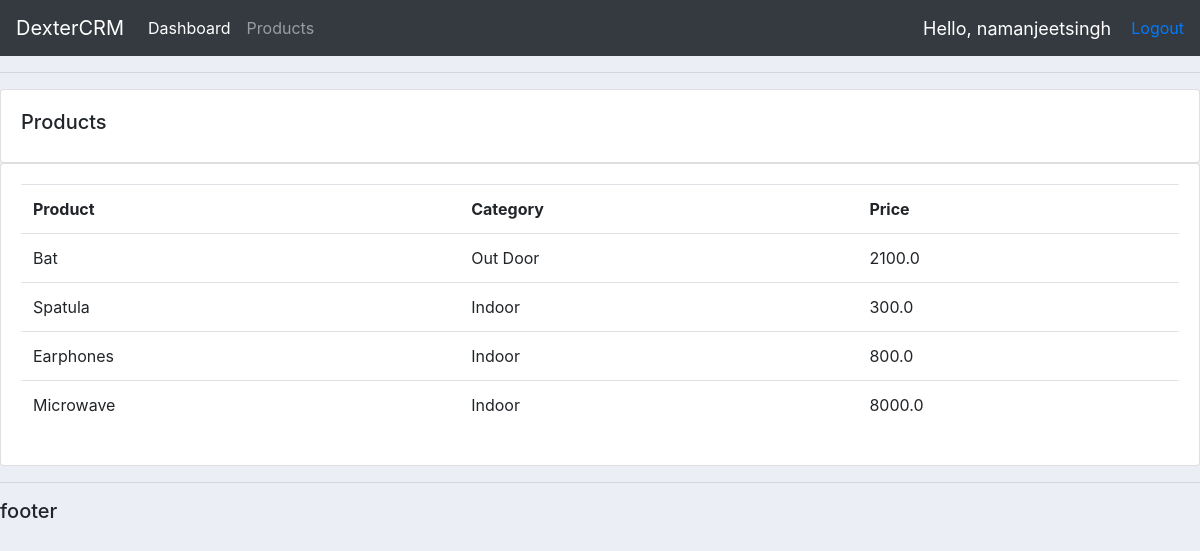
Screenshot of /products/ (signed in) with the database file from the repository.
### accounts/models.py (models this page shows, shortened)
class Products(models.Model):
    CATEGORY=(
        ('Indoor','Indoor'),
        ('Out Door','Out Door'),
    )
    name=models.CharField(max_length=200,null=True)
    price=models.FloatField(null=True)
    category=models.CharField(max_length=200,null=True,choices=CATEGORY)
    description=models.CharField(max_length=200,null=True)
    date_created=models.DateTimeField(auto_now=True)
    tags=models.ManyToManyField(Tag)

### accounts/decorators.py (the view)
        def wrapper_func(request,*args,**kwargs):
            group=None
            if request.user.groups.exists():
                group=request.user.groups.all()[0].name
            if group in allowed_roles:
                return view_func(request,*args,**kwargs)
            else:
                return HttpResponse('You are not authorised to view this page!!')

### accounts/views.py (called while the page is built)
@login_required(login_url='login')
@allowed_users(allowed_roles=['admin'])
def products(request):
    products=Products.objects.all()
    return render(request,'accounts/products.html',{'products':products})

### accounts/templates/accounts/products.html
{% extends 'accounts/main.html' %}
{% block content %}
		<div class="row">
			<div class="col-md">
				<div class="card card-body">
					<h5>Products</h5>
				</div>
				<div class="card card-body">
					<table class="table">
						<tr>
							<th>Product</th>
							<th>Category</th>
							<th>Price</th>
						</tr>
						{% for i in products %}
							<tr>
								<td>{{i.name}}</td>
								<td>{{i.category}}</td>
								<td>{{i.price}}</td>
							</tr>
						{% endfor %}
					</table>
				</div>
			</div>
		</div>
{% endblock %}

### accounts/templates/accounts/main.html (shortened to what this page needs)
{% load static %}
<!DOCTYPE html>
<html lang="en">
<head>
    <link rel="stylesheet" href="https://maxcdn.bootstrapcdn.com/bootstrap/4.0.0/css/bootstrap.min.css">
    <link rel="stylesheet" type="text/css" href="{% static '/css/main.css' %}">
</head>
<body>
    <nav class="navbar navbar-expand-lg navbar-dark bg-dark">
        <a class="navbar-brand" href="#">DexterCRM</a>
        <div class="collapse navbar-collapse" id="navbarSupportedContent">
            <ul class="navbar-nav mr-auto">
            {% if request.user.is_staff %}
            <li class="nav-item active">
                <a class="nav-link" href="{% url 'home' %}">Dashboard</a>
            </li>
            <li class="nav-item">
                <a class="nav-link" href="{% url 'products' %}">Products</a>
            </li>
            {% else %}
            <li class="nav-item">
            <a class="nav-link" href="{% url 'account' %}">Settings</a>
            </li>
            {% endif %}
            </ul>
        </div>
    <span id='hello-msg'>Hello, {{request.user}}</span>
    <span><a href="{% url 'logout' %}">Logout</a></span>
    </nav>
    <hr>
    {% block content %}
    {% endblock %}
    <hr>
    <h5>footer</h5>
</body>
</html>

### static/css/main.css (style rules this page uses)
body { background-color: #ebeff5; }

### accounts/templates/accounts/main.html (style rules this page uses)
#hello-msg { font-size: 18px; color: #fff; margin-right: 20px; }

### rows the page displays
Products: name "Bat", category "Out Door", price "2100.0"
Products: name "Spatula", category "Indoor", price "300.0"
Products: name "Earphones", category "Indoor", price "800.0"
Products: name "Microwave", category "Indoor", price "8000.0"

### other values shown
{{ request.user }} "namanjeetsingh"
